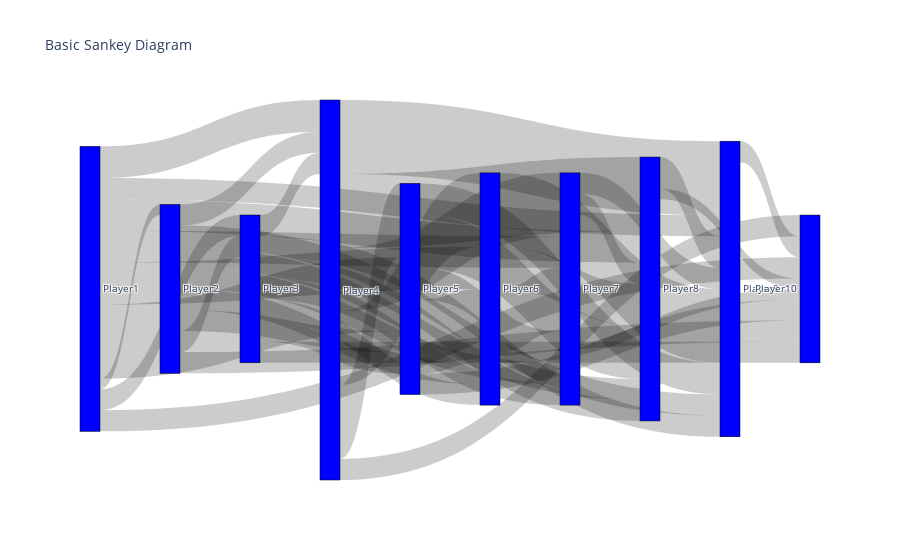

This figure's notebook cell:
### Code cell
label = players
source = []
target = []
value = []

player2indix = {  players[i]:i for i in range(len(players)) }

for link in edgelist:

    i1,i2,w = player2indix[link[0]], player2indix[link[1]], int(link[2])

    source.append(i1)
    target.append(i2)
    value.append(w)




fig = go.Figure(data=[go.Sankey(
    arrangement = "",
    node = dict(
      pad = 15,
      thickness = 20,
      line = dict(color = "black", width = 0.5),
      label = label,
      color = "blue"
    ),
    link = dict(
      source = source, # indices correspond to labels, eg A1, A2, A1, B1, ...
      target = target,
      value = value
  ))])

fig.update_layout(title_text="Basic Sankey Diagram", font_size=10)
fig.show()

### Figure 1 — Plotly figure (JSON) as saved in the notebook; plotly's stock layout.template omitted (floating-point values rounded to 4 significant figures)
{"data": [{"arrangement": "snap", "link": {"source": [0, 0, 0, 0, 0, 0, 0, 0, 0, 1, 1, 1, 1, 1, 1, 1, 1, 2, 2, 2, 2, 2, 2, 2, 3, 3, 3, 3, 3, 3, 4, 4, 4, 4, 4, 5, 5, 5, 5, 6, 6, 7, 7, 8], "target": [1, 2, 3, 4, 5, 6, 7, 8, 9, 2, 3, 4, 5, 6, 7, 8, 9, 3, 4, 5, 6, 7, 8, 9, 4, 5, 6, 7, 8, 9, 5, 6, 7, 8, 9, 6, 7, 8, 9, 7, 8, 8, 9, 9], "value": [1, 2, 3, 7, 4, 3, 3, 2, 2, 2, 2, 2, 2, 2, 2, 2, 2, 2, 2, 2, 2, 2, 2, 2, 7, 7, 6, 7, 7, 2, 7, 3, 5, 3, 2, 6, 4, 7, 1, 2, 2, 3, 1, 2]}, "node": {"color": "blue", "label": ["Player1", "Player2", "Player3", "Player4", "Player5", "Player6", "Player7", "Player8", "Player9", "Player10"], "line": {"color": "black", "width": 0.5}, "pad": 15, "thickness": 20}, "type": "sankey"}], "layout": {"font": {"size": 10}, "title": {"text": "Basic Sankey Diagram"}}}
